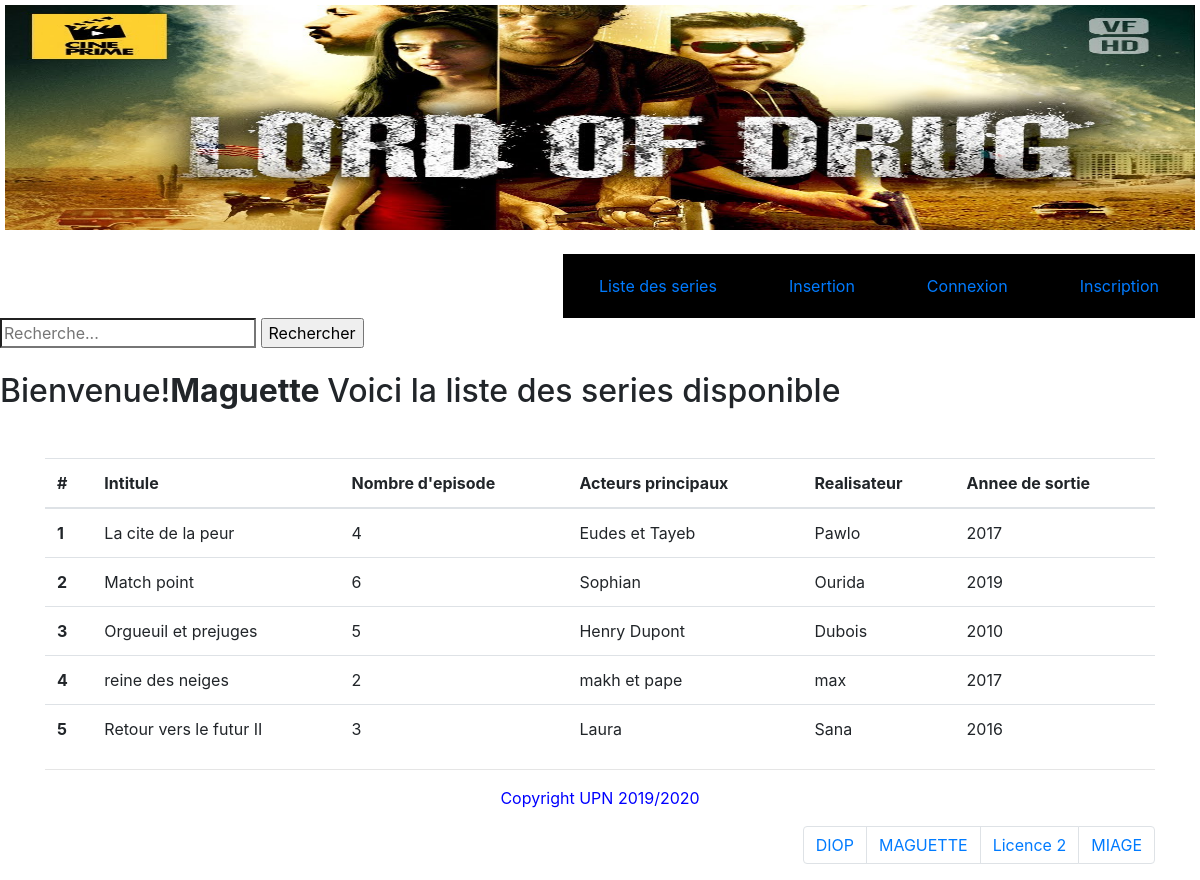
/serie.php (signed in), run on the app's committed database.
### tables this page shows
CREATE TABLE `utilisateur` (
  `id_user` int(11) NOT NULL,
  `email` varchar(20) NOT NULL,
  `mot_de_passe` varchar(20) NOT NULL,
  `prenom` varchar(20) NOT NULL,
  `nom` varchar(20) NOT NULL,
  `date_naissance` varchar(20) NOT NULL,
  `telephone` int(20) NOT NULL
);

CREATE TABLE `serie` (
  `id_serie` int(11) NOT NULL,
  `intitule` varchar(40) NOT NULL,
  `nombre_episode` int(10) NOT NULL,
  `acteurs_principaux` varchar(255) NOT NULL,
  `realisateur` varchar(50) NOT NULL,
  `annee_de_sortie` int(6) NOT NULL
);

### session_verif.php (called while the page is built, shortened)
<?php
   $email = isset($_SESSION['email']) ? $_SESSION['email']:'';
?>

### serie.php (the view, shortened to what this page needs)
<?php
require_once('session_verif.php');
try{
    $dbh = new PDO('mysql:host =localhost;dbname=nantflix;charset = utf8','root','');
    $series = $dbh->query('SELECT * from serie ORDER BY intitule');
    $utilisateur = $dbh->query('SELECT * from utilisateur where email="'.$email.'"');
    $b = $utilisateur->fetch();
}catch(PDOException $e){
    echo $e->getMessage();
}
?>
<!DOCTYPE html>
<html lang="en">
<head>
    <link rel="stylesheet" href="/css/bootstrap.min.css" >
</head>
<body>
   <?php include("entete.php"); ?>
   <form method="GET" action ="/rechercher.php">
          <input type="search" name="q" placeholder="Recherche..." />
          <input type="submit" value="Rechercher" />
 </form><br>
   <marquee><h2> Bienvenue!<b><?php echo $b['prenom']; ?> </b>Voici la liste des series disponible </h2></marquee><br>
   <div class="container">
        <ul class="nav">
          <li class="nav-item">
            <a class="nav-link active" href=""></a>
          </li>
        </ul>
        <table class="table">
       <thead>
         <tr>
          <th scope="col">#</th>
          <th scope="col">Intitule</th>
          <th scope="col">Nombre d'episode</th>
          <th scope="col">Acteurs principaux</th>
          <th scope="col">Realisateur</th>
          <th scope="col">Annee de sortie</th>
       </tr >
       </thead>
       <tbody>
       <?php   foreach($series as $key => $serie) : ?>
       <tr  onclick="document.location.href='visionnage.php?ids=<?php echo $serie['id_serie'];?>'">
      <th scope="row"><?php echo $key+1; ?></th>
      <td><?php echo $serie['intitule'];?></td>
      <td><?php echo $serie['nombre_episode'];?></td>
      <td><?php echo $serie['acteurs_principaux'];?></td>
      <td><?php echo $serie['realisateur'];?></td>
      <td><?php echo $serie['annee_de_sortie'];?></td>
    </tr>
        <?php   endforeach; ?>
  </tbody>
</table>
   <?php include("pied.php"); ?>
</body>
<html>

### entete.php (shortened to what this page needs)
<!DOCTYPE html>
<html lang="en">
<head>
    <link rel="stylesheet" href="/css/bootstrap.min.css" />
    <link rel="stylesheet" href="/css/style1.css"/>
</head>
<body>
<div id="image">
<header><img src="images/max1.jpg" width="100%" height="225px"/></header><br>
<div>
    <ul class="navi">
        <li class="list"><a href="inscription.php">Inscription</a></li>
        <li class="list"><a href="index.php">Connexion</a></li>
        <li class="list"><a href="insertion.php">Insertion</a></li>
        <li class="list"><a href="serie.php">Liste des series</a></li>
    </ul>
</div>
</div>
</body>
</html>

### pied.php (shortened to what this page needs)
<!DOCTYPE html>
<html lang="en">
<head>
    <link rel="stylesheet" href="/css/bootstrap.min.css" />
</head>
<body>
<hr>
<p id="pied">Copyright UPN 2019/2020</p>
<nav aria-label="Page navigation example">
  <ul class="pagination justify-content-end">
    <li class="page-item ">
      <a class="page-link" href="" tabindex="-1">DIOP</a>
    </li>
    <li class="page-item"><a class="page-link" href="">MAGUETTE</a></li>
    <li class="page-item"><a class="page-link" href="">Licence 2</a></li>
    <li class="page-item"><a class="page-link" href="">MIAGE</a>
    </li>
  </ul>
</nav>
</body>
</html>

### css/style1.css (style rules this page uses)
#image { margin-left: 5px; margin-right: 5px; margin-top:5px; }
ul.navi { list-style-type: none; margin: 0; padding: 0; overflow: hidden; }
li.list { float: right; display: block; color: white; text-align: center; padding: 20px 36px; text-decoration: none; background-color: black; }
li a:link { text-decoration: none; }
#pied { text-align: center; color:blue; }

### data on the page
utilisateur: prenom "Maguette"
serie: intitule "La cite de la peur", nombre_episode "4", acteurs_principaux "Eudes et Tayeb", realisateur "Pawlo", annee_de_sortie "2017"
serie: intitule "Match point", nombre_episode "6", acteurs_principaux "Sophian", realisateur "Ourida", annee_de_sortie "2019"
serie: intitule "Orgueuil et prejuges", nombre_episode "5", acteurs_principaux "Henry Dupont", realisateur "Dubois", annee_de_sortie "2010"
serie: intitule "reine des neiges", nombre_episode "2", acteurs_principaux "makh et pape", realisateur "max", annee_de_sortie "2017"
serie: intitule "Retour vers le futur II", nombre_episode "3", acteurs_principaux "Laura", realisateur "Sana", annee_de_sortie "2016"
